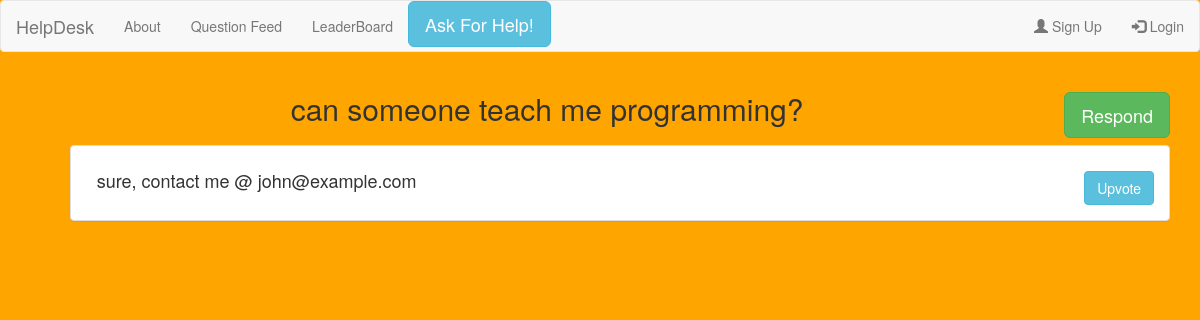
Before: /answerFeedView/16 (signed in) with the older database file.
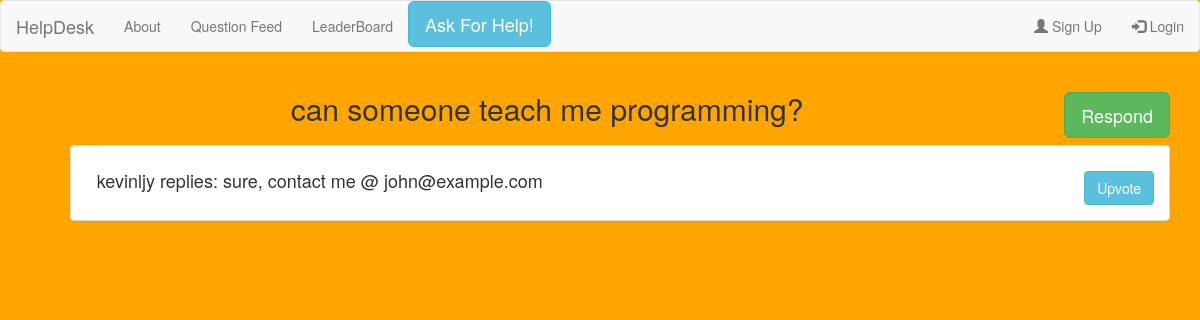
After: the same page with the newer database file.
### homeFeed/models.py (models this page shows, shortened)
class Question(models.Model):
    question_name = models.CharField(max_length=100)

class Answer(models.Model):
    question = models.ForeignKey(Question, on_delete=models.CASCADE)
    answer_content = models.CharField(max_length=1000)

### homeFeed/views.py (the view)
# urls.py: path('answerFeedView/<int:question_id>', views.answerFeedView,name='addAnswer')
def answerFeedView(request,question_id):
    if isLoggedIn(request):
      corresponding_question = Question.objects.get(id=question_id)
      all_answers_for_question = Answer.objects.filter(question=corresponding_question)
      return render(request,
                  'answerFeed.html',
                  {'all_answers_for_question':all_answers_for_question,
                   'question':Question.objects.get(id=question_id),
                   }
                  )
    else:
        is_authenticated = False
        is_answer = True
        return render(request, 'answerFeed.html', {'is_authenticated': is_authenticated, 'is_question': is_answer})

### homeFeed/views.py (called while the page is built)
def isLoggedIn(request):
    return request.user.is_authenticated

### templates/answerFeed.html (shortened to what this page needs)
<!DOCTYPE html>
<html>
<head>
   <link rel="stylesheet" href="https://maxcdn.bootstrapcdn.com/bootstrap/3.4.1/css/bootstrap.min.css">
</head>
<body style="background-color:orange;">
  <nav class="navbar navbar-default">
  <div class="container-fluid">
    <div class="navbar-header">
      <a class="navbar-brand"> HelpDesk </a>
    </div>
    <ul class="nav navbar-nav">
        <li><a href="#aboutModel" data-toggle="modal" data-target="#aboutModel"> About </a></li>
          <li><a href="/homeFeed/"> Question Feed </a></li>
      <li><a href="/leaderBoard/"> LeaderBoard </a></li>
    </ul>
  <button type="button" class="btn btn-info btn-lg" data-toggle="modal" data-target="#questionModel">
      Ask For Help!
  </button>
    <ul class="nav navbar-nav navbar-right">
      <li><a href="/signUp/"><span class="glyphicon glyphicon-user"></span> Sign Up</a></li>
      <li><a href="/login/"><span class="glyphicon glyphicon-log-in"></span> Login</a></li>
    </ul>
  </div>
  </nav>
<div class="container">
  <div class="panel-group">
      <h2 align="center"> {{question.question_name}}  <button type="button" style="float:right;" class="btn btn-success btn-lg" data-toggle="modal" data-target="#writeAnswerModel">
               Respond
            </button> <h2>
         <ul>
             {% for answer in all_answers_for_question %}
               <div class="panel panel-default">
                   <div class="panel-body">
                     <h4 style="margin-left:1%">
                         {{answer.answer_content}}
                         <a href="/upvote/{{username}}" class="btn btn-info" role="button" style="float:right"> Upvote </a>
                     </h4>
                   </div>
               </div>
             {% endfor %}
         </ul>
  </div>
</div>
</body>
</html>

Changed rows visible on the page:
removed Answer: answer_content "sure, contact me @ john@example.com"
added Answer: answer_content "kevinljy replies: sure, contact me @ john@example.com"
